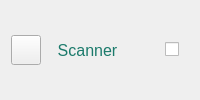
                  <widget class="QWidget" name="R1" native="true">
                   <property name="styleSheet">
                    <string notr="true">QWidget#R1{background: #E4E4E4; border: 1px solid transparent; border-radius: 3px;}</string>
                   </property>
                   <layout class="QHBoxLayout" name="horizontalLayout">
                    <item>
                     <widget class="QPushButton" name="pushButton">
                      <property name="minimumSize">
                       <size>
                        <width>30</width>
                        <height>30</height>
                       </size>
                      </property>
                      <property name="maximumSize">
                       <size>
                        <width>30</width>
                        <height>30</height>
                       </size>
                      </property>
                      <property name="text">
                       <string/>
                      </property>
                      <property name="icon">
                       <iconset resource="img.qrc">
                        <normaloff>:/images/scan.svg</normaloff>:/images/scan.svg</iconset>
                      </property>
                     </widget>
                    </item>
                    <item>
                     <spacer name="horizontalSpacer_3">
                      <property name="orientation">
                       <enum>Qt::Horizontal</enum>
                      </property>
                      <property name="sizeType">
                       <enum>QSizePolicy::Fixed</enum>
                      </property>
                      <property name="sizeHint" stdset="0">
                       <size>
                        <width>10</width>
                        <height>20</height>
                       </size>
                      </property>
                     </spacer>
                    </item>
                    <item>
                     <widget class="QPushButton" name="scn_but">
                      <property name="minimumSize">
                       <size>
                        <width>0</width>
                        <height>30</height>
                       </size>
                      </property>
                      <property name="maximumSize">
                       <size>
                        <width>16777215</width>
                        <height>30</height>
                       </size>
                      </property>
                      <property name="styleSheet">
                       <string notr="true">QPushButton{background: transparent; border: none; color: #1B7A6B; font-family: 'segoe ui'; font-size: 16px; }</string>
                      </property>
                      <property name="text">
                       <string>Scanner</string>
                      </property>
                      <property name="flat">
                       <bool>true</bool>
                      </property>
                     </widget>
                    </item>
                    <item>
                     <spacer name="horizontalSpacer">
                      <property name="orientation">
                       <enum>Qt::Horizontal</enum>
                      </property>
                      <property name="sizeHint" stdset="0">
                       <size>
                        <width>40</width>
                        <height>20</height>
                       </size>
                      </property>
                     </spacer>
                    </item>
                    <item>
                     <widget class="Switch" name="scanner_sw">
                      <property name="text">
                       <string/>
                      </property>
                     </widget>
                    </item>
                    <item>
                     <spacer name="horizontalSpacer_4">
                      <property name="orientation">
                       <enum>Qt::Horizontal</enum>
                      </property>
                      <property name="sizeType">
                       <enum>QSizePolicy::Fixed</enum>
                      </property>
                      <property name="sizeHint" stdset="0">
                       <size>
                        <width>10</width>
                        <height>20</height>
                       </size>
                      </property>
                     </spacer>
                    </item>
                   </layout>
                  </widget>
